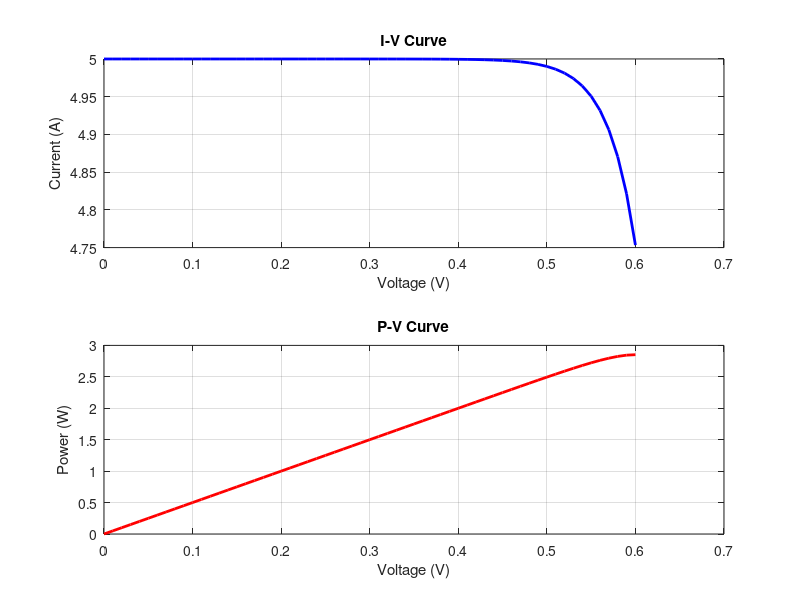

Write MATLAB code to recreate this figure.
% Project 00: Solar Cell Simulation
% Author: Fatemehsadat Mortazavi
% Date: 06 sep 2026

clear
clc

Iph = 5;
I0 = 1e-9;
q = 1.6e-19;
n = 1.2;
k = 1.38e-23;
T = 300;
V = 0:0.01:0.6;

I = Iph - I0 * ( exp( (q*V) / (n*k*T) ) - 1 );
P = V .* I;

subplot(2,1,1)
plot(V, I, 'b', 'LineWidth', 2)
xlabel('Voltage (V)')
ylabel('Current (A)')
title('I-V Curve')
grid on

subplot(2,1,2)
plot(V, P, 'r', 'LineWidth', 2)
xlabel('Voltage (V)')
ylabel('Power (W)')
title('P-V Curve')
grid on
